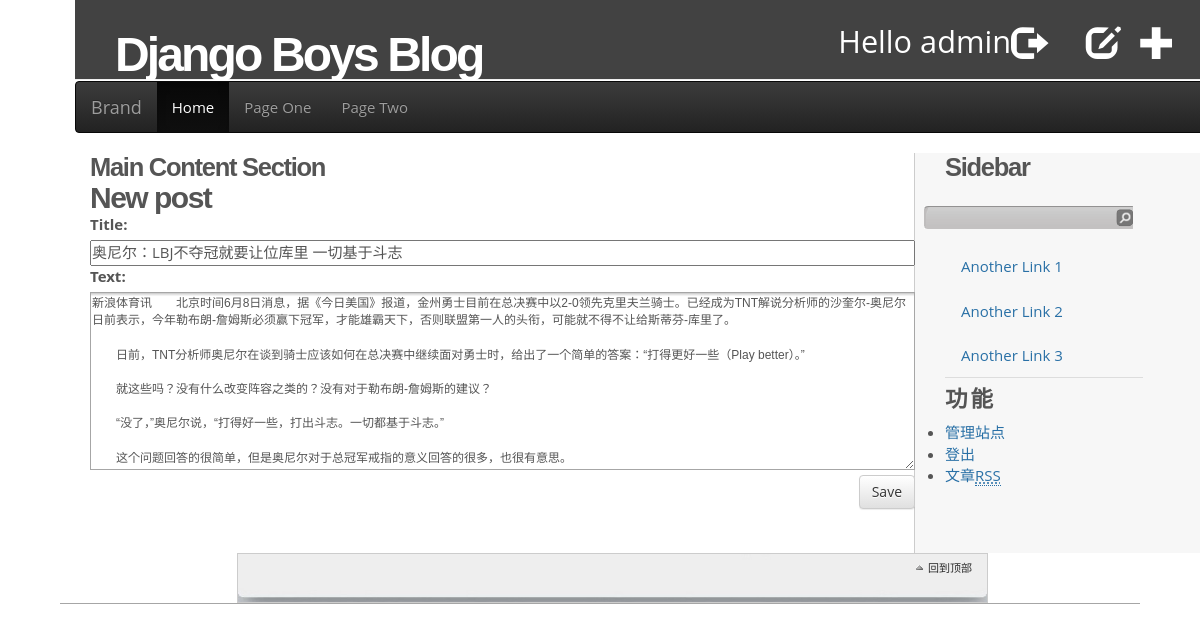
Screenshot of /post/2/edit/ (signed in) with the database file from the repository.
### zone/models.py (models this page shows, shortened)
class Post(models.Model):
    class Meta:
        verbose_name = u'文章'
        verbose_name_plural = u'文章'
    author = models.ForeignKey(User)
    title = models.CharField(max_length=200)
    text = models.TextField()
    created_date = models.DateTimeField(default=timezone.now)
    published_date = models.DateTimeField(blank=True, null=True)

### zone/views.py (the view)
# urls.py: url(r'^post/(?P<pk>[0-9]+)/edit/$',views.post_edit,name='post_edit'),
@login_required
def post_edit(request, pk):
	post = get_object_or_404(Post, pk=pk)
	if request.method == "POST":
		form =PostForm(request.POST, instance=post)
		if form.is_valid():
			post = form.save(commit=False)
			post.author = request.user
			post.save()
			return redirect('zone.views.post_detail', pk=post.pk)
	else:
		form = PostForm(instance=post)
	return render(request, 'zone/post_edit.html', {'form': form})

### zone/forms.py
class PostForm(forms.ModelForm):
	class Meta:
		model = Post
		fields = ('title','text',)

### zone/templates/zone/post_edit.html
{% extends 'zone/base.html' %}
{% block content %}
<div >
<h1>New post</h1>
    <form method="POST" class="post-form">{% csrf_token %}
        {{ form.as_p }}
        <button type="submit" class="save btn btn-default">Save</button>
		</form>
</div>
{% endblock content%}

### zone/templates/zone/base.html (shortened to what this page needs)
{% load staticfiles %}
{% load i18n %}
<!DOCTYPE html>
<html lang="en">
<head>
    <link rel="stylesheet" type="text/css" href="{% static 'css/bootstrap.min.css' %}">
    <link rel="stylesheet"  type="text/css"  href="{% static 'css/bootstrap-theme.min.css' %}">
	 <link rel="stylesheet" href="{% static 'css/blog.css' %}">
</head>
<body id="navigation">
	<div class="container">
		<div class="page-header">
			{% if user.is_authenticated %}
			<a href="{% url 'post_new' %}" class="top-menu"><span class="glyphicon glyphicon-plus"></span></a>
			<a href="{% url 'post_draft_list' %}" class="top-menu"><span class="glyphicon glyphicon-edit"></span></a>
			<p class="top-menu top-hellow" style="font-size: 23pt;">{% trans 'Hello'%} {{ user.username }}
            <a href="{% url 'django.contrib.auth.views.logout' %}" class="top-menu">
                <span class="glyphicon glyphicon-log-out"></span></a>
			</p>
			{% else %}
				<a href="{% url 'django.contrib.auth.views.login' %}" class="top-menu">
				<span class="glyphicon glyphicon-log-in"></span></a>
			{% endif %}
			<h1 class="top-title" style="font-size: 43pt;"><a href="/">Django Boys Blog</a></h1>
		</div>
		<nav class="navbar navbar-inverse">
			<div class="navbar-header">
				<a class="navbar-brand" href="#">Brand</a>
			</div>
			<div id="navbar-menu" class="collapse navbar-collapse">
				<ul class="nav navbar-nav">
					<li class="active"><a href="#">Home</a></li>
					<li><a href="#">Page One</a></li>
					<li><a href="#">Page Two</a></li>
				</ul>
			</div>
		</nav>
		<div id="content" class="row-fluid">
			<div class="col-md-9">
				<h2>Main Content Section</h2>
					{% block content %}
					{% endblock %}
			</div>
			<div class="col-md-3">
				<h2>Sidebar</h2>
			<div id="searchbox">
				<form action="{% url 'zone.views.full_search' %}" method="get">
					<div class="content">
						<label>
						<input type="text" class="textfield searchtip" name="q" size="24" value="">
						</label>
						<input type="submit" class="button" value="">
					</div>
				</form>
			</div>
					<div>
					<ul class="nav nav-tabs nav-stacked">
						<li><a href='#'>Another Link 1</a></li>
						<li><a href='#'>Another Link 2</a></li>
						<li><a href='#'>Another Link 3</a></li>
					</ul>
					</div>
				<div id="meta-2" class="widget widget_meta">
                    <h3>功能</h3>
                    <ul>
                        {% if user.is_superuser %}
                        <li><a href="/xadmin">管理站点</a></li>
                        {% endif %}
                        {% if user.is_authenticated %}
                        <li>
                            <a href="{% url 'django.contrib.auth.views.logout' %}">登出</a>
                        </li>
                        {% else %}
                        <li>
                            <a href="{% url 'django.contrib.auth.views.login' %}">登录</a>
                        </li>
                        {% endif %}
                        <li><a href="#">文章<abbr title="RSS">RSS</abbr></a></li>
                    </ul>
                </div>
			</div>
    </div>
    </div>
		<div class="row">
			<div class="col-md-1"></div>
				<div class="col-md-10">
					<div id="footer" >
						<a id="gotop" href="#" onclick="MGJS.goTop();return false;">回到顶部</a>
				</div>
			</div>
		</div>
</body>
</html>

### static/css/blog.css (style rules this page uses)
.page-header { background-color: #424242; padding: 20px 20px 20px 40px; margin: 0 auto 1px; height:80px; }
.page-header h1, .page-header h1 a, .page-header h1 a:visited, .page-header h1 a:active { color: #ffffff; font-size: 36pt; text-decoration: none; }
h1, h2, h3, h4 { font-family: Microsoft YaHei, sans-serif; }
.save { float: right; }
.post-form textarea { width: 100%; }
.post-form input { width: 100%; }
.top-menu, .top-menu:hover, .top-menu:visited { color: #ffffff; float: right; font-size: 26pt; margin-right: 20px; }
body, div, dl, dt, dd, ul, ol, li, h1, h2, h3, h4, h5, h6, pre, form, fieldset, input, textarea, blockquote, p, fieldset { margin: 0; padding: 0; }
abbr[title], acronym[title] { border-bottom: thin dotted; cursor: help; }
body { color: #555; font-family: 'Open Sans', 'Helvetica Neue', "Hiragino Sans GB", sans-serif, Arial, Verdana, "BitStream vera Sans", Tahoma, Helvetica, Sans-serif; font-size: 15px; }
h1, h2, h3, h4, h5, h6 { font-weight: bold; letter-spacing: -0.05em; font-family: 'Microsoft YaHei', Arial; }
h1 { font-size: 200% ; }
h2 { font-size: 170% ; }
h3 { font-size: 150% ; padding-top: 10px; padding-bottom: 10px; letter-spacing: 3px; }
a { color: #2970A6; text-decoration: none; }
input.textfield, textarea { background: #FFF url(../img/textfield.gif) top repeat-x; border: 1px solid #A6A6A6; padding: 2px 1px; font-size: 12px; font-family: 'Microsoft YaHei', Verdana, "BitStream vera Sans", Tahoma, Helvetica, Sans-serif; }
#navigation { background: #FFF; border-bottom: 1px solid #A6A6A6; width: 90%; margin-left: auto; margin-right: auto; }
#searchbox { background: url(../img/searchbox.gif) no-repeat; width: 209px; height: 50px; display: block; float: right; margin-top: 4px; margin-right: 10px !important; margin-right: 5px; padding: 3px 2px; }
#searchbox .textfield { background: none; border: 0; width: 190px; float: left; margin-right: 2px; padding-left: 2px; }
#searchbox .button { background: none; border: 0; width: 20px; cursor: pointer; float: right; margin-top: -2px; }
#searchbox .searchtip { color: #999; }
#content { background: #FFF url(../img/sidesep.gif) right repeat-y; min-height: 400px; }
#footer { background: url(../img/footer_990.jpg); -webkit-background-size: cover; -moz-background-size: cover; -o-background-size: cover; background-size: cover; display: block; height: 50px; border: 1px solid #CCC; font-size: 11px; line-height: 145%; width: 100%; }
#footer a { color: #2A2A2A; }
a#gotop { background: url(../img/icons.gif) 0 -304px no-repeat; float: right; height: 16px; line-height: 18px; display: block; padding-left: 16px; margin: 5px 15px 0 0 !important; margin: 5px 8px 0 0; text-decoration: none; }
.col-md-1 { width: 13.8%; }
.col-md-3 { width: 20%; }
.col-md-10 { width: 73.333333%; }
.row { margin-right: 0; margin-left: 15px; }

### rows the page displays
Post: title "奥尼尔：LBJ不夺冠就要让位库里 一切基于斗志", text "新浪体育讯 北京时间6月8日消息，据《今日美国》报道，金州勇士目前在总决赛中以2-0领先克里夫兰骑士。已经成为TNT解说分析师的沙奎尔-奥尼尔日前表示，今年勒布朗-詹姆斯必须赢下冠军，才能雄霸天下，否则联盟第一人的头衔，可能就不得不让给斯蒂芬-库里了。 日前，TNT分析师奥尼尔在谈到骑士应该如何在总决赛中继续面对勇士时，给出了一个简单的答案：“打得更好一些（Play better）。” 就这些吗？没有什么改变阵容之类的？没有对于勒布朗-詹姆斯的建议？ “没了，”奥尼尔说，“打得好一些，打出斗志。一切都基于斗志。” 这个问题回答的很简单，但是奥尼尔对于总冠军戒指的意义回答的很多，也很有意思。"

### other values shown
{{ user.username }} "admin"
